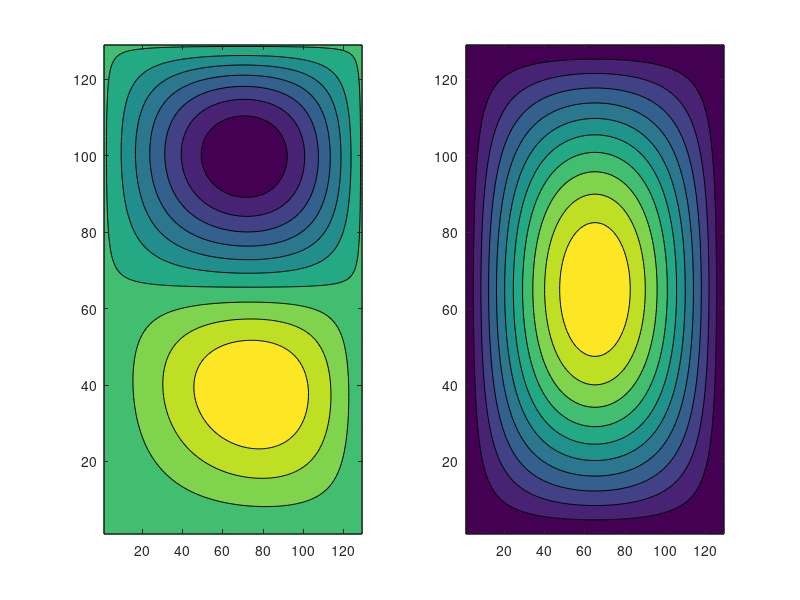
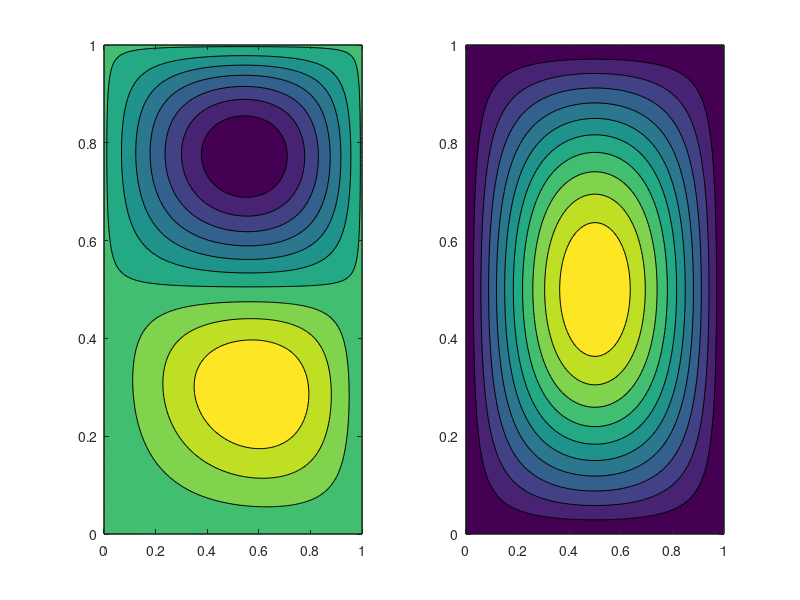

Reproduce these figures in MATLAB, in order.
% Grid space
m = 128

x = linspace(0, m, m+1)+1
y = linspace(0, m, m+1)+1

[X, Y] = meshgrid(x,y)

u = sin(X).*cos(Y);
v = -cos(X).*sin(Y);

% subplot(1,2,1)
% contourf(X, Y, u)
% 
% subplot(1,2,2)
% contourf(X, Y, v)


figure(2)
subplot(1,2,1)
psi = (X/m+2*Y/m).*sin((X-1)*pi/(m)).*sin((Y-1)*pi/(0.5*m));
contourf(X, Y, psi)

subplot(1,2,2)
K = sin((X-1)*pi/m).*sin((Y-1)*pi/m);
contourf(X, Y, K)

%% Logical space [0, 1]
m = 128

x = linspace(0, 1, m+1)
y = linspace(0, 1, m+1)

[X, Y] = meshgrid(x,y)

figure(3)
subplot(1,2,1)
psi = (X+2*Y).*sin(X*pi).*sin(Y*2*pi);
contourf(X, Y, psi)

subplot(1,2,2)
K = sin(X*pi).*sin(Y*pi);
contourf(X, Y, K)
